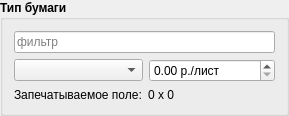
        <widget class="QGroupBox" name="groupBox">
         <property name="font">
          <font>
           <weight>75</weight>
           <bold>true</bold>
          </font>
         </property>
         <property name="autoFillBackground">
          <bool>false</bool>
         </property>
         <property name="title">
          <string>Тип бумаги   </string>
         </property>
         <property name="flat">
          <bool>false</bool>
         </property>
         <property name="checkable">
          <bool>false</bool>
         </property>
         <layout class="QVBoxLayout" name="verticalLayout">
          <item>
           <widget class="QLineEdit" name="paperFilter">
            <property name="font">
             <font>
              <weight>50</weight>
              <bold>false</bold>
             </font>
            </property>
            <property name="placeholderText">
             <string>фильтр</string>
            </property>
            <property name="clearButtonEnabled">
             <bool>true</bool>
            </property>
           </widget>
          </item>
          <item>
           <layout class="QHBoxLayout" name="horizontalLayout">
            <item>
             <widget class="QComboBox" name="paperType">
              <property name="sizePolicy">
               <sizepolicy hsizetype="Expanding" vsizetype="Fixed">
                <horstretch>0</horstretch>
                <verstretch>0</verstretch>
               </sizepolicy>
              </property>
              <property name="minimumSize">
               <size>
                <width>0</width>
                <height>0</height>
               </size>
              </property>
              <property name="font">
               <font>
                <weight>50</weight>
                <bold>false</bold>
               </font>
              </property>
              <property name="focusPolicy">
               <enum>Qt::NoFocus</enum>
              </property>
              <property name="editable">
               <bool>false</bool>
              </property>
              <property name="currentText">
               <string/>
              </property>
              <property name="maxVisibleItems">
               <number>40</number>
              </property>
              <property name="insertPolicy">
               <enum>QComboBox::NoInsert</enum>
              </property>
              <property name="sizeAdjustPolicy">
               <enum>QComboBox::AdjustToContentsOnFirstShow</enum>
              </property>
              <property name="minimumContentsLength">
               <number>0</number>
              </property>
              <property name="placeholderText">
               <string>Выберите бумагу</string>
              </property>
              <property name="duplicatesEnabled">
               <bool>true</bool>
              </property>
              <property name="frame">
               <bool>true</bool>
              </property>
             </widget>
            </item>
            <item>
             <widget class="QDoubleSpinBox" name="paperPriceSpinBox">
              <property name="font">
               <font>
                <weight>50</weight>
                <bold>false</bold>
               </font>
              </property>
              <property name="suffix">
               <string> р./лист</string>
              </property>
              <property name="maximum">
               <double>100000.000000000000000</double>
              </property>
             </widget>
            </item>
           </layout>
          </item>
          <item>
           <layout class="QHBoxLayout" name="horizontalLayout_5">
            <item>
             <widget class="QLabel" name="printArea">
              <property name="font">
               <font>
                <weight>50</weight>
                <bold>false</bold>
               </font>
              </property>
              <property name="text">
               <string>Запечатываемое поле:</string>
              </property>
             </widget>
            </item>
            <item>
             <widget class="QLabel" name="printAreaVal">
              <property name="font">
               <font>
                <weight>50</weight>
                <bold>false</bold>
               </font>
              </property>
              <property name="text">
               <string>0 x 0</string>
              </property>
             </widget>
            </item>
           </layout>
          </item>
         </layout>
        </widget>
